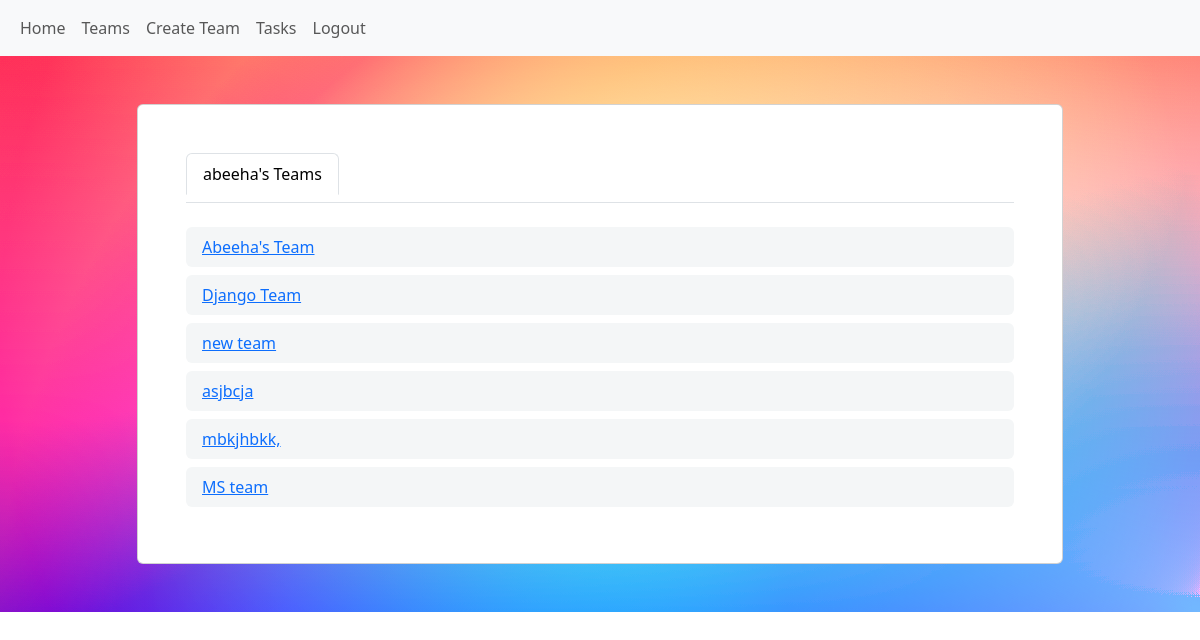
The app's page /my-teams/ (signed in) with its own data.
### tasks/models.py (models this page shows, shortened)
class Team(models.Model):
    name = models.CharField(max_length=100)
    lead = models.ForeignKey(User, on_delete=models.CASCADE, related_name='lead_teams', null=True, blank=True)
    description = models.CharField(max_length=250, null=True, blank=True)

### tasks/views.py (the view)
# urls.py: path('my-teams/', MyTeamsListView.as_view(), name='my_teams'),
class MyTeamsListView(LoginRequiredMixin, ListView):
    template_name = 'my_teams.html'
    context_object_name = 'teams'
    def get_queryset(self):
        user = self.request.user
        teams_as_member = TeamMember.objects.filter(user=user).values_list('team', flat=True).distinct()
        teams = Team.objects.filter(pk__in=teams_as_member)
        return teams

### templates/my_teams.html (shortened to what this page needs)
{% extends 'base.html' %}
{% load static %}
{% block content %}
<section class="gradient-custom">
  <div class="container py-5 h-100">
    <div class="row d-flex justify-content-center align-items-center h-100">
      <div class="col col-xl-10">
        <div class="scroll-area-sm">
          <perfect-scrollbar class="ps-show-limits">
            <div class="card">
              <div class="card-body p-5">
                <ul class="nav nav-tabs mb-4 pb-2" id="ex1" role="tablist">
                  <li class="nav-item" role="presentation">
                    <a class="nav-link active" id="ex1-tab-1" data-mdb-tab-init href="#ex1-tabs-1" role="tab"
                      aria-controls="ex1-tabs-1" aria-selected="true" onclick="changeTab('ex1-tabs-1')">{{ request.user.username }}'s Teams</a>
                  </li>
                </ul>
                <ul class="list-group mb-0">
                  {% for team in teams %}
                  <li class="list-group-item d-flex align-items-center border-0 mb-2 rounded" style="background-color: #f4f6f7;">
                    <a href="{% url 'team_details' team.id %}">{{ team.name }}</a>
                  </li>
                  {% endfor %}
                </ul>
              </div>
            </div>
          </perfect-scrollbar>
        </div>
      </div>
    </div>
  </div>
</section>
{% endblock content %}

### static/css/style.css (style rules this page uses)
.gradient-custom { background: radial-gradient(50% 123.47% at 50% 50%, #00ff94 0%, #720059 100%), linear-gradient(121.28deg, #669600 0%, #ff0000 100%), linear-gradient(360deg, #0029ff 0%, #8fff00 100%), radial-gradient(100% 164.72% at 100% 100%, #6100ff 0%, #00ff57 100%), radial-gradient(100% 148.07% at 0% 0%, #fff500 0%, #51d500 100%); background-blend-mode: screen, color-dodge, overlay, difference, normal; }

### records on screen
Team: name "Abeeha's Team"
Team: name "Django Team"
Team: name "new team"
Team: name "asjbcja"
Team: name "mbkjhbkk,"
Team: name "MS team"

### other values on screen
{{ request.user.username }} "abeeha"
